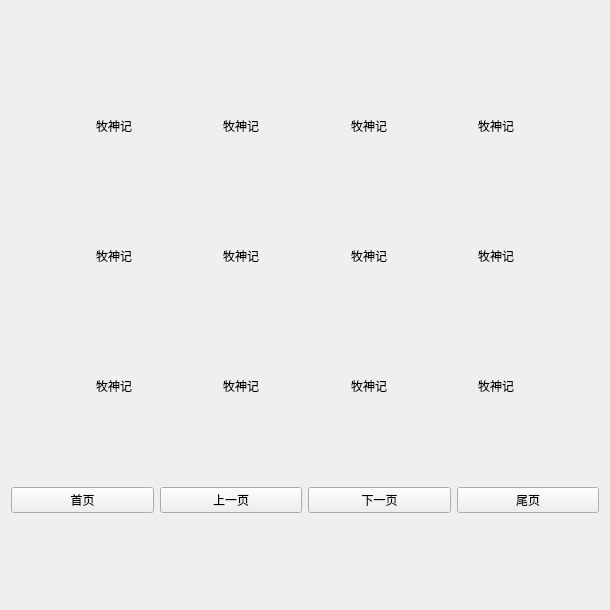
<?xml version="1.0" encoding="UTF-8"?>
<ui version="4.0">
 <class>BookStackWidget</class>
 <widget class="QWidget" name="BookStackWidget">
  <property name="geometry">
   <rect>
    <x>0</x>
    <y>0</y>
    <width>610</width>
    <height>610</height>
   </rect>
  </property>
  <property name="minimumSize">
   <size>
    <width>610</width>
    <height>610</height>
   </size>
  </property>
  <property name="maximumSize">
   <size>
    <width>610</width>
    <height>610</height>
   </size>
  </property>
  <property name="windowTitle">
   <string>Form</string>
  </property>
  <layout class="QVBoxLayout" name="verticalLayout_13">
   <item>
    <spacer name="verticalSpacer_2">
     <property name="orientation">
      <enum>Qt::Vertical</enum>
     </property>
     <property name="sizeHint" stdset="0">
      <size>
       <width>20</width>
       <height>23</height>
      </size>
     </property>
    </spacer>
   </item>
   <item>
    <layout class="QHBoxLayout" name="horizontalLayout_2">
     <item>
      <spacer name="horizontalSpacer_5">
       <property name="orientation">
        <enum>Qt::Horizontal</enum>
       </property>
       <property name="sizeHint" stdset="0">
        <size>
         <width>40</width>
         <height>20</height>
        </size>
       </property>
      </spacer>
     </item>
     <item>
      <layout class="QVBoxLayout" name="verticalLayout">
       <item>
        <widget class="QLabel" name="picNovelLabel">
         <property name="maximumSize">
          <size>
           <width>130</width>
           <height>150</height>
          </size>
         </property>
         <property name="text">
          <string/>
         </property>
         <property name="pixmap">
          <pixmap resource="images.qrc">:/images/images/mushenji.jpg</pixmap>
         </property>
        </widget>
       </item>
       <item>
        <widget class="QLabel" name="novelTitleLabel">
         <property name="text">
          <string>牧神记</string>
         </property>
         <property name="alignment">
          <set>Qt::AlignCenter</set>
         </property>
        </widget>
       </item>
      </layout>
     </item>
     <item>
      <spacer name="horizontalSpacer">
       <property name="orientation">
        <enum>Qt::Horizontal</enum>
       </property>
       <property name="sizeHint" stdset="0">
        <size>
         <width>40</width>
         <height>20</height>
        </size>
       </property>
      </spacer>
     </item>
     <item>
      <layout class="QVBoxLayout" name="verticalLayout_4">
       <item>
        <widget class="QLabel" name="picNovelLabel_4">
         <property name="maximumSize">
          <size>
           <width>130</width>
           <height>150</height>
          </size>
         </property>
         <property name="text">
          <string/>
         </property>
         <property name="pixmap">
          <pixmap resource="images.qrc">:/images/images/mushenji.jpg</pixmap>
         </property>
        </widget>
       </item>
       <item>
        <widget class="QLabel" name="novelTitleLabel_4">
         <property name="text">
          <string>牧神记</string>
         </property>
         <property name="alignment">
          <set>Qt::AlignCenter</set>
         </property>
        </widget>
       </item>
      </layout>
     </item>
     <item>
      <spacer name="horizontalSpacer_2">
       <property name="orientation">
        <enum>Qt::Horizontal</enum>
       </property>
       <property name="sizeHint" stdset="0">
        <size>
         <width>40</width>
         <height>20</height>
        </size>
       </property>
      </spacer>
     </item>
     <item>
      <layout class="QVBoxLayout" name="verticalLayout_5">
       <item>
        <widget class="QLabel" name="picNovelLabel_5">
         <property name="maximumSize">
          <size>
           <width>130</width>
           <height>150</height>
          </size>
         </property>
         <property name="text">
          <string/>
         </property>
         <property name="pixmap">
          <pixmap resource="images.qrc">:/images/images/mushenji.jpg</pixmap>
         </property>
        </widget>
       </item>
       <item>
        <widget class="QLabel" name="novelTitleLabel_5">
         <property name="text">
          <string>牧神记</string>
         </property>
         <property name="alignment">
          <set>Qt::AlignCenter</set>
         </property>
        </widget>
       </item>
      </layout>
     </item>
     <item>
      <spacer name="horizontalSpacer_4">
       <property name="orientation">
        <enum>Qt::Horizontal</enum>
       </property>
       <property name="sizeHint" stdset="0">
        <size>
         <width>40</width>
         <height>20</height>
        </size>
       </property>
      </spacer>
     </item>
     <item>
      <layout class="QVBoxLayout" name="verticalLayout_3">
       <item>
        <widget class="QLabel" name="picNovelLabel_3">
         <property name="maximumSize">
          <size>
           <width>130</width>
           <height>150</height>
          </size>
         </property>
         <property name="text">
          <string/>
         </property>
         <property name="pixmap">
          <pixmap resource="images.qrc">:/images/images/mushenji.jpg</pixmap>
         </property>
        </widget>
       </item>
       <item>
        <widget class="QLabel" name="novelTitleLabel_3">
         <property name="text">
          <string>牧神记</string>
         </property>
         <property name="alignment">
          <set>Qt::AlignCenter</set>
         </property>
        </widget>
       </item>
      </layout>
     </item>
     <item>
      <spacer name="horizontalSpacer_3">
       <property name="orientation">
        <enum>Qt::Horizontal</enum>
       </property>
       <property name="sizeHint" stdset="0">
        <size>
         <width>40</width>
         <height>20</height>
        </size>
       </property>
      </spacer>
     </item>
    </layout>
   </item>
   <item>
    <spacer name="verticalSpacer">
     <property name="orientation">
      <enum>Qt::Vertical</enum>
     </property>
     <property name="sizeHint" stdset="0">
      <size>
       <width>20</width>
       <height>23</height>
      </size>
     </property>
    </spacer>
   </item>
   <item>
    <layout class="QHBoxLayout" name="horizontalLayout_3">
     <item>
      <spacer name="horizontalSpacer_6">
       <property name="orientation">
        <enum>Qt::Horizontal</enum>
       </property>
       <property name="sizeHint" stdset="0">
        <size>
         <width>40</width>
         <height>20</height>
        </size>
       </property>
      </spacer>
     </item>
     <item>
      <layout class="QVBoxLayout" name="verticalLayout_2">
       <item>
        <widget class="QLabel" name="picNovelLabel_2">
         <property name="maximumSize">
          <size>
           <width>130</width>
           <height>150</height>
          </size>
         </property>
         <property name="text">
          <string/>
         </property>
         <property name="pixmap">
          <pixmap resource="images.qrc">:/images/images/mushenji.jpg</pixmap>
         </property>
        </widget>
       </item>
       <item>
        <widget class="QLabel" name="novelTitleLabel_2">
         <property name="text">
          <string>牧神记</string>
         </property>
         <property name="alignment">
          <set>Qt::AlignCenter</set>
         </property>
        </widget>
       </item>
      </layout>
     </item>
     <item>
      <spacer name="horizontalSpacer_7">
       <property name="orientation">
        <enum>Qt::Horizontal</enum>
       </property>
       <property name="sizeHint" stdset="0">
        <size>
         <width>40</width>
         <height>20</height>
        </size>
       </property>
      </spacer>
     </item>
     <item>
      <layout class="QVBoxLayout" name="verticalLayout_6">
       <item>
        <widget class="QLabel" name="picNovelLabel_6">
         <property name="maximumSize">
          <size>
           <width>130</width>
           <height>150</height>
          </size>
         </property>
         <property name="text">
          <string/>
         </property>
         <property name="pixmap">
          <pixmap resource="images.qrc">:/images/images/mushenji.jpg</pixmap>
         </property>
        </widget>
       </item>
       <item>
        <widget class="QLabel" name="novelTitleLabel_6">
         <property name="text">
          <string>牧神记</string>
         </property>
         <property name="alignment">
          <set>Qt::AlignCenter</set>
         </property>
        </widget>
       </item>
      </layout>
     </item>
     <item>
      <spacer name="horizontalSpacer_8">
       <property name="orientation">
        <enum>Qt::Horizontal</enum>
       </property>
       <property name="sizeHint" stdset="0">
        <size>
         <width>40</width>
         <height>20</height>
        </size>
       </property>
      </spacer>
     </item>
     <item>
      <layout class="QVBoxLayout" name="verticalLayout_7">
       <item>
        <widget class="QLabel" name="picNovelLabel_7">
         <property name="maximumSize">
          <size>
           <width>130</width>
           <height>150</height>
          </size>
         </property>
         <property name="text">
          <string/>
         </property>
         <property name="pixmap">
          <pixmap resource="images.qrc">:/images/images/mushenji.jpg</pixmap>
         </property>
        </widget>
       </item>
       <item>
        <widget class="QLabel" name="novelTitleLabel_7">
         <property name="text">
          <string>牧神记</string>
         </property>
         <property name="alignment">
          <set>Qt::AlignCenter</set>
         </property>
        </widget>
       </item>
      </layout>
     </item>
     <item>
      <spacer name="horizontalSpacer_9">
       <property name="orientation">
        <enum>Qt::Horizontal</enum>
       </property>
       <property name="sizeHint" stdset="0">
        <size>
         <width>40</width>
         <height>20</height>
        </size>
       </property>
      </spacer>
     </item>
     <item>
      <layout class="QVBoxLayout" name="verticalLayout_8">
       <item>
        <widget class="QLabel" name="picNovelLabel_8">
         <property name="maximumSize">
          <size>
           <width>130</width>
           <height>150</height>
          </size>
         </property>
         <property name="text">
          <string/>
         </property>
         <property name="pixmap">
          <pixmap resource="images.qrc">:/images/images/mushenji.jpg</pixmap>
         </property>
        </widget>
       </item>
       <item>
        <widget class="QLabel" name="novelTitleLabel_8">
         <property name="text">
          <string>牧神记</string>
         </property>
         <property name="alignment">
          <set>Qt::AlignCenter</set>
         </property>
        </widget>
       </item>
      </layout>
     </item>
     <item>
      <spacer name="horizontalSpacer_10">
       <property name="orientation">
        <enum>Qt::Horizontal</enum>
       </property>
       <property name="sizeHint" stdset="0">
        <size>
         <width>40</width>
         <height>20</height>
        </size>
       </property>
      </spacer>
     </item>
    </layout>
   </item>
   <item>
    <spacer name="verticalSpacer_3">
     <property name="orientation">
      <enum>Qt::Vertical</enum>
     </property>
     <property name="sizeHint" stdset="0">
      <size>
       <width>20</width>
       <height>22</height>
      </size>
     </property>
    </spacer>
   </item>
   <item>
    <layout class="QHBoxLayout" name="horizontalLayout_4">
     <item>
      <spacer name="horizontalSpacer_11">
       <property name="orientation">
        <enum>Qt::Horizontal</enum>
       </property>
       <property name="sizeHint" stdset="0">
        <size>
         <width>40</width>
         <height>20</height>
        </size>
       </property>
      </spacer>
     </item>
     <item>
      <layout class="QVBoxLayout" name="verticalLayout_9">
       <item>
        <widget class="QLabel" name="picNovelLabel_9">
         <property name="maximumSize">
          <size>
           <width>130</width>
           <height>150</height>
          </size>
         </property>
         <property name="text">
          <string/>
         </property>
         <property name="pixmap">
          <pixmap resource="images.qrc">:/images/images/mushenji.jpg</pixmap>
         </property>
        </widget>
       </item>
       <item>
        <widget class="QLabel" name="novelTitleLabel_9">
         <property name="text">
          <string>牧神记</string>
         </property>
         <property name="alignment">
          <set>Qt::AlignCenter</set>
         </property>
        </widget>
       </item>
      </layout>
     </item>
     <item>
      <spacer name="horizontalSpacer_12">
       <property name="orientation">
        <enum>Qt::Horizontal</enum>
       </property>
       <property name="sizeHint" stdset="0">
        <size>
         <width>40</width>
         <height>20</height>
        </size>
       </property>
      </spacer>
     </item>
     <item>
      <layout class="QVBoxLayout" name="verticalLayout_10">
       <item>
        <widget class="QLabel" name="picNovelLabel_10">
         <property name="maximumSize">
          <size>
           <width>130</width>
           <height>150</height>
          </size>
         </property>
         <property name="text">
          <string/>
         </property>
         <property name="pixmap">
          <pixmap resource="images.qrc">:/images/images/mushenji.jpg</pixmap>
         </property>
        </widget>
       </item>
       <item>
        <widget class="QLabel" name="novelTitleLabel_10">
         <property name="text">
          <string>牧神记</string>
         </property>
         <property name="alignment">
          <set>Qt::AlignCenter</set>
         </property>
        </widget>
       </item>
      </layout>
     </item>
     <item>
      <spacer name="horizontalSpacer_13">
       <property name="orientation">
        <enum>Qt::Horizontal</enum>
       </property>
       <property name="sizeHint" stdset="0">
        <size>
         <width>40</width>
         <height>20</height>
        </size>
       </property>
      </spacer>
     </item>
     <item>
      <layout class="QVBoxLayout" name="verticalLayout_11">
       <item>
        <widget class="QLabel" name="picNovelLabel_11">
         <property name="maximumSize">
          <size>
           <width>130</width>
           <height>150</height>
          </size>
         </property>
         <property name="text">
          <string/>
         </property>
         <property name="pixmap">
          <pixmap resource="images.qrc">:/images/images/mushenji.jpg</pixmap>
         </property>
        </widget>
       </item>
       <item>
        <widget class="QLabel" name="novelTitleLabel_11">
         <property name="text">
          <string>牧神记</string>
         </property>
         <property name="alignment">
          <set>Qt::AlignCenter</set>
         </property>
        </widget>
       </item>
      </layout>
     </item>
     <item>
      <spacer name="horizontalSpacer_14">
       <property name="orientation">
        <enum>Qt::Horizontal</enum>
       </property>
       <property name="sizeHint" stdset="0">
        <size>
         <width>40</width>
         <height>20</height>
        </size>
       </property>
      </spacer>
     </item>
     <item>
      <layout class="QVBoxLayout" name="verticalLayout_12">
       <item>
        <widget class="QLabel" name="picNovelLabel_12">
         <property name="maximumSize">
          <size>
           <width>130</width>
           <height>150</height>
          </size>
         </property>
         <property name="text">
          <string/>
         </property>
         <property name="pixmap">
          <pixmap resource="images.qrc">:/images/images/mushenji.jpg</pixmap>
         </property>
        </widget>
       </item>
       <item>
        <widget class="QLabel" name="novelTitleLabel_12">
         <property name="text">
          <string>牧神记</string>
         </property>
         <property name="alignment">
          <set>Qt::AlignCenter</set>
         </property>
        </widget>
       </item>
      </layout>
     </item>
     <item>
      <spacer name="horizontalSpacer_15">
       <property name="orientation">
        <enum>Qt::Horizontal</enum>
       </property>
       <property name="sizeHint" stdset="0">
        <size>
         <width>40</width>
         <height>20</height>
        </size>
       </property>
      </spacer>
     </item>
    </layout>
   </item>
   <item>
    <spacer name="verticalSpacer_4">
     <property name="orientation">
      <enum>Qt::Vertical</enum>
     </property>
     <property name="sizeHint" stdset="0">
      <size>
       <width>20</width>
       <height>23</height>
      </size>
     </property>
    </spacer>
   </item>
   <item>
    <layout class="QHBoxLayout" name="horizontalLayout_5">
     <item>
      <widget class="QPushButton" name="pushButton_4">
       <property name="text">
        <string>首页</string>
       </property>
      </widget>
     </item>
     <item>
      <widget class="QPushButton" name="pushButton_3">
       <property name="text">
        <string>上一页</string>
       </property>
      </widget>
     </item>
     <item>
      <widget class="QPushButton" name="pushButton_2">
       <property name="text">
        <string>下一页</string>
       </property>
      </widget>
     </item>
     <item>
      <widget class="QPushButton" name="pushButton">
       <property name="text">
        <string>尾页</string>
       </property>
      </widget>
     </item>
    </layout>
   </item>
   <item>
    <spacer name="verticalSpacer_5">
     <property name="orientation">
      <enum>Qt::Vertical</enum>
     </property>
     <property name="sizeHint" stdset="0">
      <size>
       <width>20</width>
       <height>23</height>
      </size>
     </property>
    </spacer>
   </item>
  </layout>
 </widget>
 <resources>
  <include location="images.qrc"/>
 </resources>
 <connections/>
</ui>
